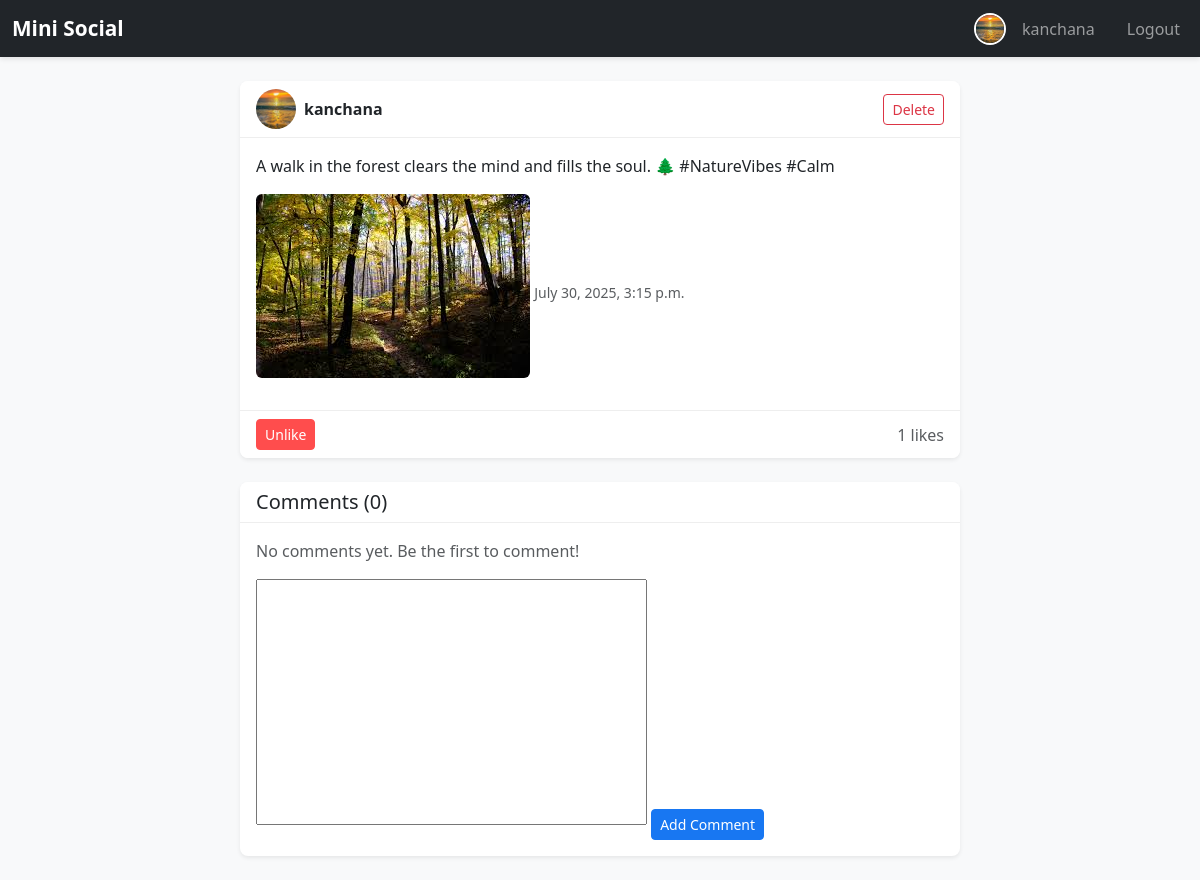
/post/9/ (signed in), run on the app's committed database.
### accounts/models.py (models this page shows, shortened)
class Profile(models.Model):
    user = models.OneToOneField(User, on_delete=models.CASCADE)
    bio = models.TextField(blank=True, null=True)
    profile_picture = models.ImageField(
        upload_to='profiles/',
        default='images/default_profile.jpg',  # ✅ Path in STATIC/MEDIA
        blank=True,
        null=True
    )

### posts/models.py (models this page shows, shortened)
class Post(models.Model):
    user = models.ForeignKey(User, on_delete=models.CASCADE)
    content = models.TextField()
    image = models.ImageField(upload_to='posts/', null=True, blank=True)
    created_at = models.DateTimeField(auto_now_add=True)

### posts/views.py (the view)
# urls.py: path('post/<int:post_id>/', views.post_detail, name='post_detail'),
@login_required
def post_detail(request, post_id):
    post = get_object_or_404(Post, id=post_id)
    comments = post.comments.all().order_by('-created_at')
    liked_post_ids = Like.objects.filter(user=request.user).values_list('post_id', flat=True)
    if request.method == 'POST':
        form = CommentForm(request.POST)
        if form.is_valid():
            comment = form.save(commit=False)
            comment.user = request.user
            comment.post = post
            comment.save()
            messages.success(request, "Your comment has been added!")
            return redirect('post_detail', post_id=post.id)
    else:
        form = CommentForm()
    return render(request, 'posts/post_detail.html', {
        'post': post,
        'form': form,
        'comments': comments,
        'liked_post_ids': liked_post_ids
    })

### posts/forms.py
class CommentForm(forms.ModelForm):
    class Meta:
        model = Comment
        fields = ['text']
        widgets = {
            'content': forms.Textarea(attrs={'rows': 2, 'placeholder': 'Write a comment...'})
        }

### templates/posts/post_detail.html (shortened to what this page needs)
{% extends 'base.html' %}
{% load static %}
{% block content %}
<div class="container mt-4">
    <div class="row justify-content-center">
        <div class="col-md-8">
            <div class="card shadow-sm mb-4 rounded-3">
                <div class="card-header bg-white d-flex justify-content-between align-items-center">
                    <div class="d-flex align-items-center">
                        {% if post.user.profile.profile_picture %}
                            <img src="{{ post.user.profile.profile_picture.url }}"
                                 class="rounded-circle me-2" width="40" height="40" style="object-fit: cover;">
                        {% else %}
                            <img src="{% static 'images/default_profile.jpg' %}"
                                 class="rounded-circle me-2" width="40" height="40" style="object-fit: cover;">
                        {% endif %}
                        <strong>{{ post.user.username }}</strong>
                    </div>
                    {% if user == post.user %}
                        <form action="{% url 'delete_post' post.id %}" method="post" class="d-inline"
                              onsubmit="return confirm('Are you sure you want to delete this post?');">
                            <button type="submit" class="btn btn-sm btn-outline-danger">Delete</button>
                        </form>
                    {% endif %}
                </div>
                <div class="card-body">
                    <p>{{ post.content }}</p>
                    {% if post.image %}
                        <img src="{{ post.image.url }}" class="img-fluid rounded mb-3" style="max-height: 500px; object-fit: cover;">
                    {% endif %}
                    <small class="text-muted">{{ post.created_at }}</small>
                </div>
                <div class="card-footer bg-white d-flex justify-content-between align-items-center">
                    <form action="{% url 'toggle_like' post.id %}" method="post" class="d-inline">
                        {% if post.id in liked_post_ids %}
                            <button type="submit" class="btn btn-sm btn-danger">Unlike</button>
                        {% else %}
                            <button type="submit" class="btn btn-sm btn-outline-primary">Like</button>
                        {% endif %}
                    </form>
                    <span class="text-muted">{{ post.likes.count }} likes</span>
                </div>
            </div>
            <div class="card shadow-sm rounded-3 mb-4">
                <div class="card-header bg-white">
                    <h5 class="mb-0">Comments ({{ comments.count }})</h5>
                </div>
                <div class="card-body">
                    {% for comment in comments %}
                        <div class="d-flex justify-content-between border-bottom pb-2 mb-2">
                            <div>
                                <strong>{{ comment.user.username }}</strong>
                                <p class="mb-1">{{ comment.text }}</p>
                                <small class="text-muted">{{ comment.created_at }}</small>
                            </div>
                            {% if user == comment.user or user == post.user %}
                                <form action="{% url 'delete_comment' comment.id %}" method="post" class="d-inline"
                                      onsubmit="return confirm('Delete this comment?');">
                                    {% csrf_token %}
                                    <button type="submit" class="btn btn-sm btn-outline-danger">Delete</button>
                                </form>
                            {% endif %}
                        </div>
                    {% empty %}
                        <p class="text-muted">No comments yet. Be the first to comment!</p>
                    {% endfor %}
                    <form method="post" class="mt-3">
                        {{ form.text }}
                        <button type="submit" class="btn btn-primary btn-sm mt-2">Add Comment</button>
                    </form>
                </div>
            </div>
        </div>
    </div>
</div>
{% endblock %}

### templates/base.html (shortened to what this page needs)
{% load static %}
<!DOCTYPE html>
<html lang="en">
<head>
    <link href="https://cdn.jsdelivr.net/npm/bootstrap@5.3.0/dist/css/bootstrap.min.css" rel="stylesheet">
    <link rel="stylesheet" href="{% static 'css/styles.css' %}">
</head>
<body>
<nav class="navbar navbar-expand-lg navbar-dark bg-dark">
    <div class="container-fluid">
        <a class="navbar-brand" href="{% url 'home' %}">Mini Social</a>
        <div class="collapse navbar-collapse" id="navbarNav">
            <ul class="navbar-nav ms-auto">
                {% if user.is_authenticated %}
                    <li class="nav-item d-flex align-items-center me-3">
                        {% if user.profile.profile_picture %}
                            <img src="{{ user.profile.profile_picture.url }}"
                                 class="rounded-circle me-2" width="32" height="32" style="object-fit: cover;">
                        {% else %}
                            <img src="{% static 'images/default_profile.jpg' %}"
                                 class="rounded-circle me-2" width="32" height="32" style="object-fit: cover;">
                        {% endif %}
                        <a class="nav-link" href="{% url 'profile' user.username %}">{{ user.username }}</a>
                    </li>
                    <li class="nav-item">
                        <form method="post" action="{% url 'logout' %}" class="d-inline">
                            <button type="submit" class="btn btn-link nav-link" style="text-decoration:none;">
                                Logout
                            </button>
                        </form>
                    </li>
                {% endif %}
            </ul>
        </div>
    </div>
</nav>
<div class="container mt-4">
    {% block content %}{% endblock %}
</div>
</body>
</html>

### static/css/styles.css (style rules this page uses)
body { background-color: #f8f9fa; font-family: 'Segoe UI', Tahoma, Geneva, Verdana, sans-serif; }
a { text-decoration: none; }
.navbar { box-shadow: 0 2px 5px rgba(0, 0, 0, 0.1); }
.navbar-brand { font-weight: bold; font-size: 1.3rem; }
.navbar .rounded-circle { border: 2px solid #fff; }
.card { border-radius: 12px; overflow: hidden; border: none; box-shadow: 0 2px 6px rgba(0,0,0,0.05); }
.card-header { background-color: #fff; border-bottom: 1px solid #eee; }
.card-body p { font-size: 1rem; line-height: 1.5; }
.card img { border-radius: 10px; max-width: 100%; }
.btn-outline-primary:hover, .btn-primary { background-color: #1877f2; border-color: #1877f2; color: #fff; }
.btn-outline-danger:hover, .btn-danger { background-color: #ff4d4d; border-color: #ff4d4d; color: #fff; }
.card-footer { background-color: #fff; border-top: 1px solid #eee; }

### templates/posts/post_detail.html (style rules this page uses)
textarea { resize: none; }

### data on the page
Post: user.profile.profile_picture (picture), user.username "kanchana", content "A walk in the forest clears the mind and fills the soul. 🌲 #NatureVibes #Calm", image (picture), created_at "July 30, 2025, 3:15 p.m.", likes.count "1"

### other printed values
{{ user.username }} "kanchana"
{{ comments.count }} "0"
